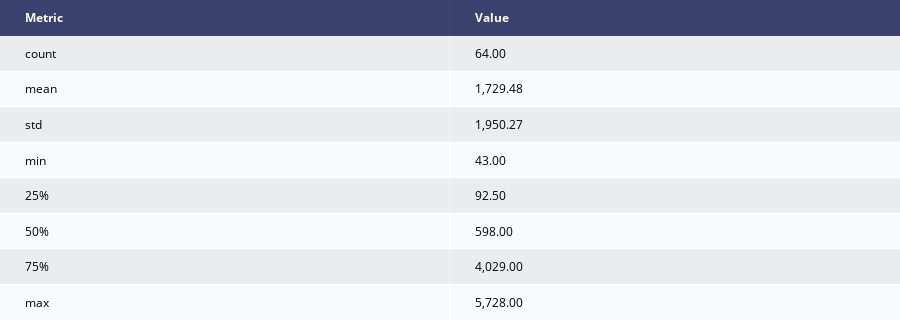

The notebook cell saved with this chart:
### Markdown cell above
## Token-Based Document Statistics

### Code cell
du.generate_document_statistics_by_tokens(postgraduate_text_data)

### Figure 1 — Plotly figure (JSON) as saved in the notebook; plotly's stock layout.template omitted (floating-point values rounded to 4 significant figures)
{"data": [{"colorscale": [[0, "#00083e"], [0.5, "#ededee"], [1, "#ffffff"]], "hoverinfo": "none", "opacity": 0.75, "showscale": false, "type": "heatmap", "z": [[0, 0], [0.5, 0.5], [1, 1], [0.5, 0.5], [1, 1], [0.5, 0.5], [1, 1], [0.5, 0.5], [1, 1]]}], "layout": {"annotations": [{"align": "center", "font": {"color": "#ffffff"}, "showarrow": false, "text": "<b>Metric</b>", "x": -0.45, "xanchor": "left", "xref": "x", "y": 0, "yref": "y"}, {"align": "center", "font": {"color": "#ffffff"}, "showarrow": false, "text": "<b>Value</b>", "x": 0.55, "xanchor": "left", "xref": "x", "y": 0, "yref": "y"}, {"align": "center", "font": {"color": "#000000"}, "showarrow": false, "text": "count", "x": -0.45, "xanchor": "left", "xref": "x", "y": 1, "yref": "y"}, {"align": "center", "font": {"color": "#000000"}, "showarrow": false, "text": "64.00", "x": 0.55, "xanchor": "left", "xref": "x", "y": 1, "yref": "y"}, {"align": "center", "font": {"color": "#000000"}, "showarrow": false, "text": "mean", "x": -0.45, "xanchor": "left", "xref": "x", "y": 2, "yref": "y"}, {"align": "center", "font": {"color": "#000000"}, "showarrow": false, "text": "1,729.48", "x": 0.55, "xanchor": "left", "xref": "x", "y": 2, "yref": "y"}, {"align": "center", "font": {"color": "#000000"}, "showarrow": false, "text": "std", "x": -0.45, "xanchor": "left", "xref": "x", "y": 3, "yref": "y"}, {"align": "center", "font": {"color": "#000000"}, "showarrow": false, "text": "1,950.27", "x": 0.55, "xanchor": "left", "xref": "x", "y": 3, "yref": "y"}, {"align": "center", "font": {"color": "#000000"}, "showarrow": false, "text": "min", "x": -0.45, "xanchor": "left", "xref": "x", "y": 4, "yref": "y"}, {"align": "center", "font": {"color": "#000000"}, "showarrow": false, "text": "43.00", "x": 0.55, "xanchor": "left", "xref": "x", "y": 4, "yref": "y"}, {"align": "center", "font": {"color": "#000000"}, "showarrow": false, "text": "25%", "x": -0.45, "xanchor": "left", "xref": "x", "y": 5, "yref": "y"}, {"align": "center", "font": {"color": "#000000"}, "showarrow": false, "text": "92.50", "x": 0.55, "xanchor": "left", "xref": "x", "y": 5, "yref": "y"}, {"align": "center", "font": {"color": "#000000"}, "showarrow": false, "text": "50%", "x": -0.45, "xanchor": "left", "xref": "x", "y": 6, "yref": "y"}, {"align": "center", "font": {"color": "#000000"}, "showarrow": false, "text": "598.00", "x": 0.55, "xanchor": "left", "xref": "x", "y": 6, "yref": "y"}, {"align": "center", "font": {"color": "#000000"}, "showarrow": false, "text": "75%", "x": -0.45, "xanchor": "left", "xref": "x", "y": 7, "yref": "y"}, {"align": "center", "font": {"color": "#000000"}, "showarrow": false, "text": "4,029.00", "x": 0.55, "xanchor": "left", "xref": "x", "y": 7, "yref": "y"}, {"align": "center", "font": {"color": "#000000"}, "showarrow": false, "text": "max", "x": -0.45, "xanchor": "left", "xref": "x", "y": 8, "yref": "y"}, {"align": "center", "font": {"color": "#000000"}, "showarrow": false, "text": "5,728.00", "x": 0.55, "xanchor": "left", "xref": "x", "y": 8, "yref": "y"}], "height": 320, "margin": {"b": 0, "l": 0, "r": 0, "t": 0}, "title": {"text": "Token-Based Document Statistics"}, "xaxis": {"dtick": 1, "gridwidth": 2, "showticklabels": false, "tick0": -0.5, "ticks": "", "zeroline": false}, "yaxis": {"autorange": "reversed", "dtick": 1, "gridwidth": 2, "showticklabels": false, "tick0": 0.5, "ticks": "", "zeroline": false}}}
